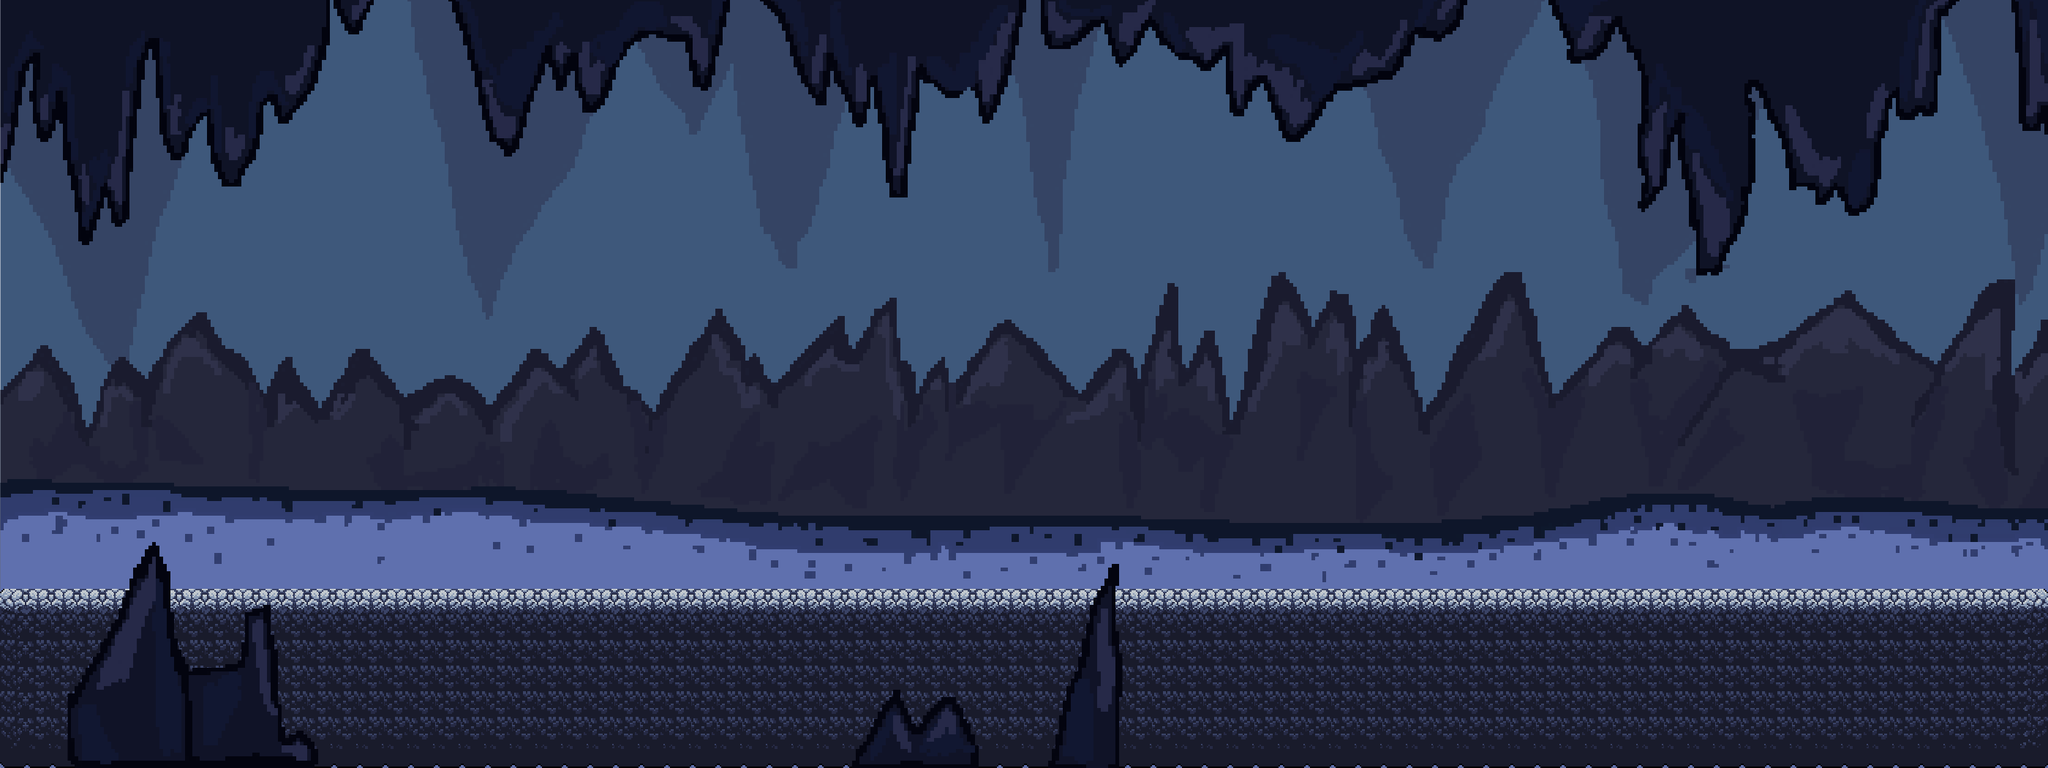

Rendered tile map (Tiled .tmx) drawn with the repository's tilesets; below, a short description and the full map source, tile grids included:
An orthogonal 80x30 tile map with 35x35 px tiles, 1 tile layer (Tiles), 2 tilesets, 2 image layers and 10 objects (5x ExtraLife, mainPlayer, me.Trigger, PointEntity).

<map version="1.10" tiledversion="1.10.1" orientation="orthogonal" renderorder="right-down" width="80" height="30" tilewidth="35" tileheight="35" infinite="0" nextlayerid="12" nextobjectid="17">
 <tileset firstgid="1" source="TileLeaf.tsx" />
 <tileset firstgid="65" source="cave_tiles.tsx" />
 <imagelayer id="2" name="Hintergrund">
  <image source="CaveWeltBackground-1.png" width="2800" height="1050" />
 </imagelayer>
 <layer id="1" name="Tiles" width="80" height="30">
  <data encoding="csv">
0,0,0,0,0,0,0,0,0,0,0,0,0,0,0,0,0,0,0,0,0,0,0,0,0,0,0,0,0,0,0,0,0,0,0,0,0,0,0,0,0,0,0,0,0,0,0,0,0,0,0,0,0,0,0,0,0,0,0,0,0,0,0,0,0,0,0,0,0,0,0,0,0,0,0,0,0,0,0,0,
0,0,0,0,0,0,0,0,0,0,0,0,0,0,0,0,0,0,0,0,0,0,0,0,0,0,0,0,0,0,0,0,0,0,0,0,0,0,0,0,0,0,0,0,0,0,0,0,0,0,0,0,0,0,0,0,0,0,0,0,0,0,0,0,0,0,0,0,0,0,0,0,0,0,0,0,0,0,0,0,
0,0,0,0,0,0,0,0,0,0,0,0,0,0,0,0,0,0,0,0,0,0,0,0,0,0,0,0,0,0,0,0,0,0,0,0,0,0,0,0,0,0,0,0,0,0,0,0,0,0,0,0,0,0,0,0,0,0,0,0,0,0,0,0,0,0,0,0,0,0,0,0,0,0,0,0,0,0,0,0,
0,0,0,0,0,0,0,0,0,0,0,0,0,0,0,0,0,0,0,0,0,0,0,0,0,0,0,0,0,0,0,0,0,0,0,0,0,0,0,0,0,0,0,0,0,0,0,0,0,0,0,0,0,0,0,0,0,0,0,0,0,0,0,0,0,0,0,0,0,0,0,0,0,0,0,0,0,0,0,0,
0,0,0,0,0,0,0,0,0,0,0,0,0,0,0,0,0,0,0,0,0,0,0,0,0,0,0,0,0,0,0,0,0,0,0,0,0,0,0,0,0,0,0,0,0,0,0,0,0,0,0,0,0,0,0,0,0,0,0,0,0,0,0,0,0,0,0,0,0,0,0,0,0,0,0,0,0,0,0,0,
0,0,0,0,0,0,0,0,0,0,0,0,0,0,0,0,0,0,0,0,0,0,0,0,0,0,0,0,0,0,0,0,0,0,0,0,0,0,0,0,0,0,0,0,0,0,0,0,0,0,0,0,0,0,0,0,0,0,0,0,0,0,0,0,0,0,0,0,0,0,0,0,0,0,0,0,0,0,0,0,
0,0,0,0,0,0,0,0,0,0,0,0,0,0,0,0,0,0,0,0,0,0,0,0,0,0,0,0,0,0,0,0,0,0,0,0,0,0,0,0,0,0,0,0,0,0,0,0,0,0,0,0,0,0,0,0,0,0,0,0,0,0,0,0,0,0,0,0,0,0,0,0,0,0,0,0,0,0,0,0,
0,0,0,0,0,0,0,0,0,0,0,0,0,0,0,0,0,0,0,0,0,0,0,0,0,0,0,0,0,0,0,0,0,0,0,0,0,0,0,0,0,0,0,0,0,0,0,0,0,0,0,0,0,0,0,0,0,0,0,0,0,0,0,0,0,0,0,0,0,0,0,0,0,0,0,0,0,0,0,0,
0,0,0,0,0,0,0,0,0,0,0,0,0,0,0,0,0,0,0,0,0,0,0,0,0,0,0,0,0,0,0,0,0,0,0,0,0,0,0,0,0,0,0,0,0,0,0,0,0,0,0,0,0,0,0,0,0,0,0,0,0,0,0,0,0,0,0,0,0,0,0,0,0,0,0,0,0,0,0,0,
0,0,0,0,0,0,0,0,0,0,0,0,0,0,0,0,0,0,0,0,0,0,0,0,0,0,0,0,0,0,0,0,0,0,0,0,0,0,0,0,0,0,0,0,0,0,0,0,0,0,0,0,0,0,0,0,0,0,0,0,0,0,0,0,0,0,0,0,0,0,0,0,0,0,0,0,0,0,0,0,
0,0,0,0,0,0,0,0,0,0,0,0,0,0,0,0,0,0,0,0,0,0,0,0,0,0,0,0,0,0,0,0,0,0,0,0,0,0,0,0,0,0,0,0,0,0,0,0,0,0,0,0,0,0,0,0,0,0,0,0,0,0,0,0,0,0,0,0,0,0,0,0,0,0,0,0,0,0,0,0,
0,0,0,0,0,0,0,0,0,0,0,0,0,0,0,0,0,0,0,0,0,0,0,0,0,0,0,0,0,0,0,0,0,0,0,0,0,0,0,0,0,0,0,0,0,0,0,0,0,0,0,0,0,0,0,0,0,0,0,0,0,0,0,0,0,0,0,0,0,0,0,0,0,0,0,0,0,0,0,0,
0,0,0,0,0,0,0,0,0,0,0,0,0,0,0,0,0,0,0,0,0,0,0,0,0,0,0,0,0,0,0,0,0,0,0,0,0,0,0,0,0,0,0,0,0,0,0,0,0,0,0,0,0,0,0,0,0,0,0,0,0,0,0,0,0,0,0,0,0,0,0,0,0,0,0,0,0,0,0,0,
0,0,0,0,0,0,0,0,0,0,0,0,0,0,0,0,0,0,0,0,0,0,0,0,0,0,0,0,0,0,0,0,0,0,0,0,0,0,0,0,0,0,0,0,0,0,0,0,0,0,0,0,0,0,0,0,0,0,0,0,0,0,0,0,0,0,0,0,0,0,0,0,0,0,0,0,0,0,0,0,
0,0,0,0,0,0,0,0,0,0,0,0,0,0,0,0,0,0,0,0,0,0,0,0,0,0,0,0,0,0,0,0,0,0,0,0,0,0,0,0,0,0,0,0,0,0,0,0,0,0,0,0,0,0,0,0,0,0,0,0,0,0,0,0,0,0,0,0,0,0,0,0,0,0,0,0,0,0,0,0,
0,0,0,0,0,0,0,0,0,0,0,0,0,0,0,0,0,0,0,0,0,0,0,0,0,0,0,0,0,0,0,0,0,0,0,0,0,0,0,0,0,0,0,0,0,0,0,0,0,0,0,0,0,0,0,0,0,0,0,0,0,0,0,0,0,0,0,0,0,0,0,0,0,0,0,0,0,0,0,0,
0,0,0,0,0,0,0,0,0,0,0,0,0,0,0,0,0,0,0,0,0,0,0,0,0,0,0,0,0,0,0,0,0,0,0,0,0,0,0,0,0,0,0,0,0,0,0,0,0,0,0,0,0,0,0,0,0,0,0,0,0,0,0,0,0,0,0,0,0,0,0,0,0,0,0,0,0,0,0,0,
0,0,0,0,0,0,0,0,0,0,0,0,0,0,0,0,0,0,0,0,0,0,0,0,0,0,0,0,0,0,0,0,0,0,0,0,0,0,0,0,0,0,0,0,0,0,0,0,0,0,0,0,0,0,0,0,0,0,0,0,0,0,0,0,0,0,0,0,0,0,0,0,0,0,0,0,0,0,0,0,
0,0,0,0,0,0,0,0,0,0,0,0,0,0,0,0,0,0,0,0,0,0,0,0,0,0,0,0,0,0,0,0,0,0,0,0,0,0,0,0,0,0,0,0,0,0,0,0,0,0,0,0,0,0,0,0,0,0,0,0,0,0,0,0,0,0,0,0,0,0,0,0,0,0,0,0,0,0,0,0,
0,0,0,0,0,0,0,0,0,0,0,0,0,0,0,0,0,0,0,0,0,0,0,0,0,0,0,0,0,0,0,0,0,0,0,0,0,0,0,0,0,0,0,0,0,0,0,0,0,0,0,0,0,0,0,0,0,0,0,0,0,0,0,0,0,0,0,0,0,0,0,0,0,0,0,0,0,0,0,0,
0,0,0,0,0,0,0,0,0,0,0,0,0,0,0,0,0,0,0,0,0,0,0,0,0,0,0,0,0,0,0,0,0,0,0,0,0,0,0,0,0,0,0,0,0,0,0,0,0,0,0,0,0,0,0,0,0,0,0,0,0,0,0,0,0,0,0,0,0,0,0,0,0,0,0,0,0,0,0,0,
0,0,0,0,0,0,0,0,0,0,0,0,0,0,0,0,0,0,0,0,0,0,0,0,0,0,0,0,0,0,0,0,0,0,0,0,0,0,0,0,0,0,0,0,0,0,0,0,0,0,0,0,0,0,0,0,0,0,0,0,0,0,0,0,0,0,0,0,0,0,0,0,0,0,0,0,0,0,0,0,
0,0,0,0,0,0,0,0,0,0,0,0,0,0,0,0,0,0,0,0,0,0,0,0,0,0,0,0,0,0,0,0,0,0,0,0,0,0,0,0,0,0,0,0,0,0,0,0,0,0,0,0,0,0,0,0,0,0,0,0,0,0,0,0,0,0,0,0,0,0,0,0,0,0,0,0,0,0,0,0,
65,66,66,66,66,66,66,66,66,66,66,66,66,66,66,66,66,66,66,66,66,66,66,66,66,66,66,66,66,66,66,66,66,66,66,66,66,66,66,66,66,66,66,66,66,66,66,66,66,66,66,66,66,66,66,66,66,66,66,66,66,66,66,66,66,66,66,66,66,66,66,66,66,66,66,66,66,66,66,67,
73,74,74,74,74,74,74,74,74,74,74,74,74,74,74,74,74,74,74,74,74,74,74,74,74,74,74,74,74,74,74,74,74,74,74,74,74,74,74,74,74,74,74,74,74,74,74,74,74,74,74,74,74,74,74,74,74,74,74,74,74,74,74,74,74,74,74,74,74,74,74,74,74,74,74,74,74,74,74,75,
73,74,74,74,74,74,74,74,74,74,74,74,74,74,74,74,74,74,74,74,74,74,74,74,74,74,74,74,74,74,74,74,74,74,74,74,74,74,74,74,74,74,74,74,74,74,74,74,74,74,74,74,74,74,74,74,74,74,74,74,74,74,74,74,74,74,74,74,74,74,74,74,74,74,74,74,74,74,74,75,
73,74,74,74,74,74,74,74,74,74,74,74,74,74,74,74,74,74,74,74,74,74,74,74,74,74,74,74,74,74,74,74,74,74,74,74,74,74,74,74,74,74,74,74,74,74,74,74,74,74,74,74,74,74,74,74,74,74,74,74,74,74,74,74,74,74,74,74,74,74,74,74,74,74,74,74,74,74,74,75,
73,74,74,74,74,74,74,74,74,74,74,74,74,74,74,74,74,74,74,74,74,74,74,74,74,74,74,74,74,74,74,74,74,74,74,74,74,74,74,74,74,74,74,74,74,74,74,74,74,74,74,74,74,74,74,74,74,74,74,74,74,74,74,74,74,74,74,74,74,74,74,74,74,74,74,74,74,74,74,75,
73,74,74,74,74,74,74,74,74,74,74,74,74,74,74,74,74,74,74,74,74,74,74,74,74,74,74,74,74,74,74,74,74,74,74,74,74,74,74,74,74,74,74,74,74,74,74,74,74,74,74,74,74,74,74,74,74,74,74,74,74,74,74,74,74,74,74,74,74,74,74,74,74,74,74,74,74,74,74,75,
81,82,82,82,82,82,82,82,82,82,82,82,82,82,82,82,82,82,82,82,82,82,82,82,82,82,82,82,82,82,82,82,82,82,82,82,82,82,82,82,82,82,82,82,82,82,82,82,82,82,82,82,82,82,82,82,82,82,82,82,82,82,82,82,82,82,82,82,82,82,82,82,82,82,82,82,82,82,82,83
</data>
 </layer>
 <imagelayer id="4" name="Vordergrund">
  <image source="CaveWeltForeground-1.png" width="2800" height="1050" />
 </imagelayer>
 <objectgroup color="#00ff00" id="8" name="Player">
  <object id="4" name="mainPlayer" x="34.6667" y="733.333" width="65.3333" height="69.3333" />
  <object id="6" name="me.Trigger" x="2732" y="734.667" width="64" height="68">
   <properties>
    <property name="to" value="CaveWelt-2" />
   </properties>
  </object>
 </objectgroup>
 <objectgroup id="5" name="Spider" />
 <objectgroup id="6" name="Collision">
  <object id="1" x="0.166667" y="806" width="2797.83" height="244" />
 </objectgroup>
 <objectgroup color="#ff00ff" id="9" name="life">
  <object id="7" name="ExtraLife" x="726.952" y="734.369" width="66.7609" height="69.2335" />
  <object id="8" name="ExtraLife" x="1155.95" y="734.369" width="66.7609" height="69.2335" />
  <object id="9" name="ExtraLife" x="1571.35" y="731.897" width="66.7609" height="69.2335" />
  <object id="10" name="ExtraLife" x="1996.64" y="729.424" width="66.7609" height="69.2335" />
  <object id="11" name="ExtraLife" x="2345.28" y="729.424" width="66.7609" height="69.2335" />
 </objectgroup>
 <objectgroup color="#ffff00" id="10" name="Point">
  <object id="12" name="PointEntity" x="2522.08" y="761.568" width="49.4525" height="46.9799" />
 </objectgroup>
 <objectgroup color="#0000ff" id="11" name="HeartBeat" offsetx="-7.33333" offsety="14">
  <object id="13" x="53.3333" y="520.667" width="36.6667" height="270" />
 </objectgroup>
</map>
